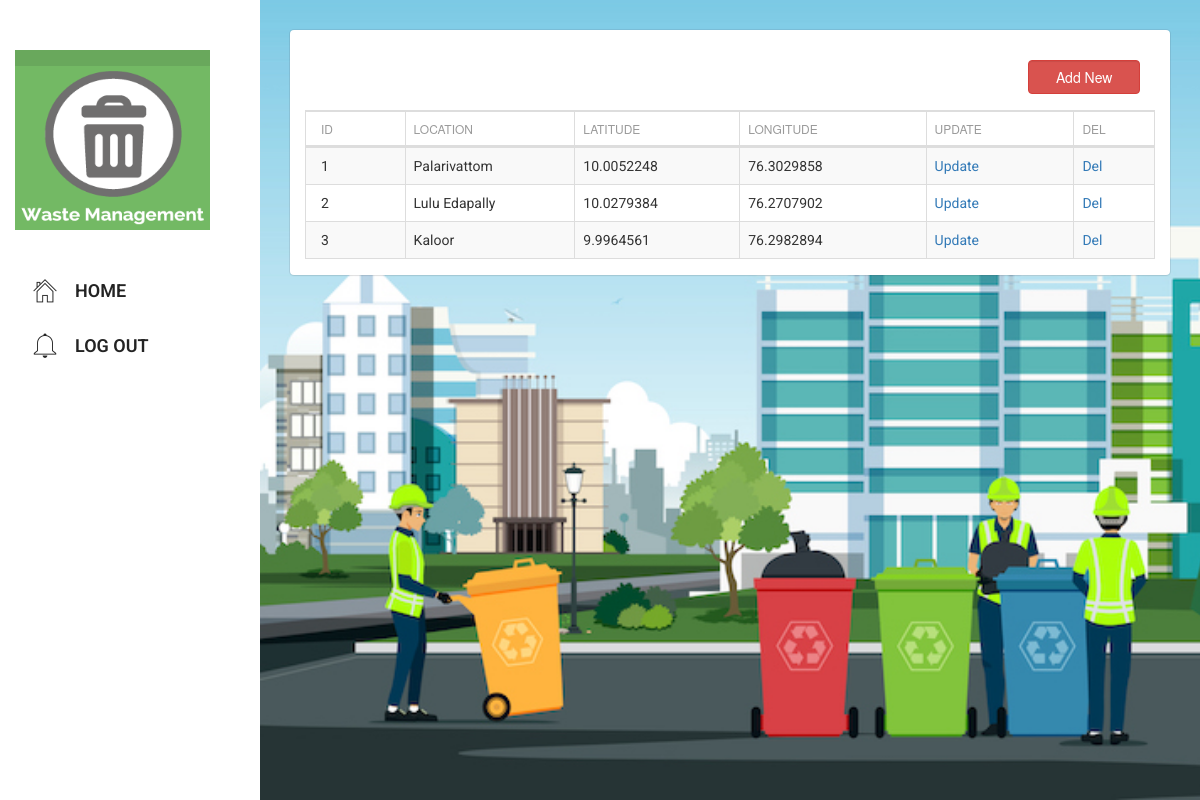
The app's page /php/waste_management/publicbin_tbl/select.php with its own data.
### tables this page shows
CREATE TABLE IF NOT EXISTS `publicbins_tbl` (
  `id` int(11) NOT NULL AUTO_INCREMENT,
  `location` varchar(100) NOT NULL,
  `latitude` varchar(100) NOT NULL,
  `longitude` varchar(100) NOT NULL,
  PRIMARY KEY (`id`)
);

### php/waste_management/publicbin_tbl/tables.php (called while the page is built, shortened)
<?php
$table="publicbins_tbl";
?>

### php/waste_management/publicbin_tbl/select.php (the view, shortened to what this page needs)
<?php
include("tables.php");
include("../header_inner.php");
$i=0;
?>
		<link rel="stylesheet" type="text/css" href="datatables.min.css">
<div class="">
<?php
	 echo "<div class='col-sm-2' style='float:right;margin-bottom:10px;'><form action='form.php' method='post'><input type='submit' name='view' value='Add New' class='form-control btn-danger'></form></div>";
?>
<div class="clearfix"></div>
<table id="example" class="table table-striped table-bordered dataTable no-footer" cellspacing="0"  role="grid" aria-describedby="example_info" >
          <?php
		  include("../connection.php");
	?>
	<?php
		  $result2 = mysqli_query($con,"SHOW FIELDS FROM $table");
 echo "<thead><tr>";
while ($row2 = mysqli_fetch_array($result2))
 {
  $name=$row2['Field'];
  echo "<th>".
  str_replace('_', ' ', $name)
  ."</th>";
 $i++;
 }
 echo "
<th>Update</th>
 <th>Del</th>
 </tr></thead>";
   echo "<tbody>";
 	$result = mysqli_query($con,"SELECT * FROM $table ");
		while($row = mysqli_fetch_array($result))
		{
		$id=$row['0'];
		echo "<tr>";
		for($k=0;$k<$i;$k++)
		{
			if($k==30)
			{
			  $sql2 = "select *  from customer where id='$_SESSION[userid]' ";
    $result2 = mysqli_query($con, $sql2) or die("Error in Selecting " . mysqli_error($connection));
$row2 =mysqli_fetch_array($result2);
			echo "<td >  $row2[contact_person]</td>";
			}
			elseif($k==31)
			{
			echo "<td class='hiddentd'> $row[content] </td>";
			}
				elseif($k==40)
			{
			echo "<td > <img src='uploads/$row[$k]' width='100'></td>";
			}
			else
			{
			echo "<td >$row[$k]</td>";
			}
		}
			echo "
			<td><a href='update.php?id=$id'>Update</a></td>
			<td><a href='?del_id=$id' onclick='return rem()'>Del</a></td>
			</tr>";
		}
        ?>
        </tbody>
    </table>
    </div>

### records on screen
publicbins_tbl: id "1", location "Palarivattom", latitude "10.0052248", longitude "76.3029858"
publicbins_tbl: id "2", location "Lulu Edapally", latitude "10.0279384", longitude "76.2707902"
publicbins_tbl: id "3", location "Kaloor", latitude "9.9964561", longitude "76.2982894"

### other values on screen
str_replace('_', ' ', $name) "ID"
str_replace('_', ' ', $name) "LOCATION"
str_replace('_', ' ', $name) "LATITUDE"
str_replace('_', ' ', $name) "LONGITUDE"
